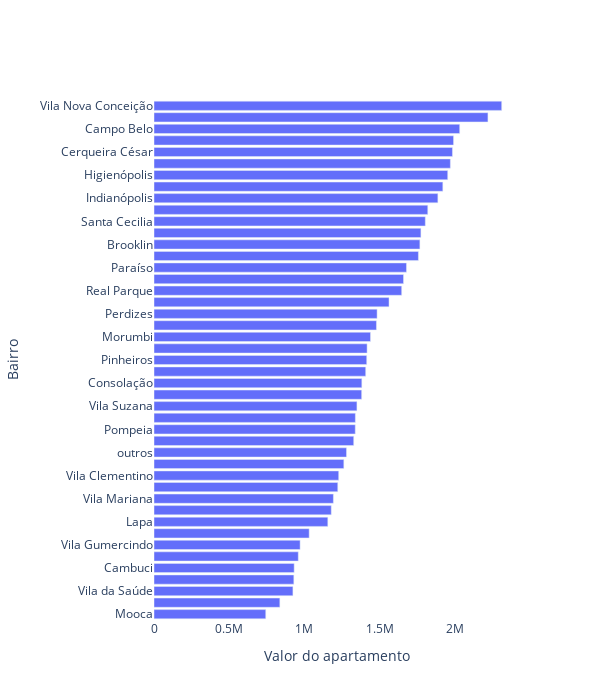
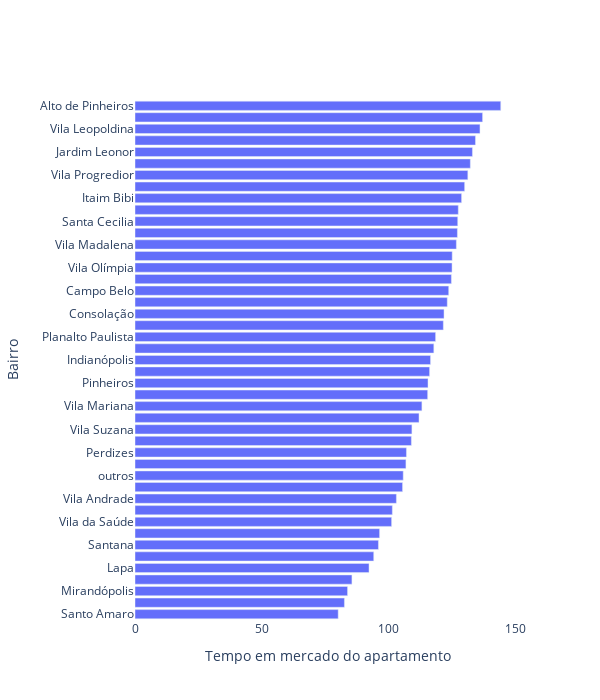

Notebook source saved alongside these figures, in order:
### Code cell
import plotly.graph_objects as go
from plotly.subplots import make_subplots
listing_count_media = listing_count_media.sort_values(by='value_bairro_categ')
x = listing_count_media['bairro_categ']
y = listing_count_media['value_bairro_categ']
y_error = listing_count_media['value_std_bairro_categ']
#y_lower = useful_area['value'] - useful_area['std_value']/2
y2 = listing_count_media['count_bairro_categ']

# Create figure with secondary y-axis
fig = go.Figure()

fig.add_trace(go.Bar(
    y=x,
    x=y,
    name='SF Zoo',
    orientation='h'))
# Set x-axis title
fig.update_xaxes(title_text="Valor do apartamento")

# Set y-axes titles
fig.update_yaxes(title_text="Bairro")
fig.update_layout(paper_bgcolor='rgba(0,0,0,0)',
    plot_bgcolor='rgba(0,0,0,0)',
                 width = 600, height = 700)
fig.write_image("fig_5_bairros_preco.png")

fig.show()

import plotly.graph_objects as go
from plotly.subplots import make_subplots
listing_count_media = listing_count_media.sort_values(by='time_on_market_bairro_categ')
x = listing_count_media['bairro_categ']
y = listing_count_media['time_on_market_bairro_categ']
y_error = listing_count_media['value_std_bairro_categ']
#y_lower = useful_area['value'] - useful_area['std_value']/2
y2 = listing_count_media['count_bairro_categ']

# Create figure with secondary y-axis
fig = go.Figure()

fig.add_trace(go.Bar(
    y=x,
    x=y,
    name='SF Zoo',
    orientation='h'))
# Set x-axis title
fig.update_xaxes(title_text="Tempo em mercado do apartamento")

# Set y-axes titles
fig.update_yaxes(title_text="Bairro")
fig.update_layout(paper_bgcolor='rgba(0,0,0,0)',
    plot_bgcolor='rgba(0,0,0,0)',
                 width = 600, height = 700)
fig.write_image("fig_6_bairros_time.png")

fig.show()

#https://towardsdatascience.com/piecewise-linear-regression-model-what-is-it-and-when-can-we-use-it-93286cfee452
#https://towardsdatascience.com/piecewise-linear-regression-model-what-is-it-and-when-can-we-use-it-93286cfee452

### Figure 1 — Plotly figure (JSON) as saved in the notebook; plotly's stock layout.template omitted (floating-point values rounded to 4 significant figures)
{"data": [{"name": "SF Zoo", "orientation": "h", "type": "bar", "x": [743000.0, 836700.0, 923600.0, 929700.0, 931900.0, 959100.0, 971500.0, 1032000.0, 1156000.0, 1179000.0, 1193000.0, 1222000.0, 1228000.0, 1262000.0, 1280000.0, 1328000.0, 1338000.0, 1339000.0, 1349000.0, 1381000.0, 1382000.0, 1407000.0, 1414000.0, 1417000.0, 1439000.0, 1479000.0, 1483000.0, 1563000.0, 1647000.0, 1659000.0, 1679000.0, 1758000.0, 1768000.0, 1774000.0, 1804000.0, 1820000.0, 1887000.0, 1920000.0, 1953000.0, 1970000.0, 1984000.0, 1992000.0, 2032000.0, 2220000.0, 2312000.0], "y": [" Mooca", " Mirandópolis", " Vila da Saúde", " Ipiranga", " Cambuci", " Liberdade", " Vila Gumercindo", " Santana", " Lapa", " Santo Amaro", " Vila Mariana", " Bela Vista", " Vila Clementino", " Jardim Leonor", "outros", " Aclimação", " Pompeia", " Vila Olímpia", " Vila Suzana", " Vila Progredior", " Consolação", " Vila Andrade", " Pinheiros", " Sumarezinho", " Morumbi", " Vila Leopoldina", " Perdizes", " Alto da Lapa", " Real Parque", " Cidade Monções", " Paraíso", " Jardim Vila Mariana", " Brooklin", " Itaim Bibi", " Santa Cecilia", " Moema", " Indianópolis", " Jardim Paulista", " Higienópolis", " Planalto Paulista", " Cerqueira César", " Vila Madalena", " Campo Belo", " Alto de Pinheiros", " Vila Nova Conceição"]}], "layout": {"height": 700, "paper_bgcolor": "rgba(0,0,0,0)", "plot_bgcolor": "rgba(0,0,0,0)", "width": 600, "xaxis": {"title": {"text": "Valor do apartamento"}}, "yaxis": {"title": {"text": "Bairro"}}}}

### Figure 2 — Plotly figure (JSON) as saved in the notebook; plotly's stock layout.template omitted (floating-point values rounded to 4 significant figures)
{"data": [{"name": "SF Zoo", "orientation": "h", "type": "bar", "x": [80.12, 82.58, 83.81, 85.54, 92.27, 94.13, 95.99, 96.44, 101.2, 101.5, 103.1, 105.5, 105.8, 106.8, 107.0, 109.0, 109.2, 112.0, 113.1, 115.4, 115.5, 116.2, 116.5, 117.8, 118.5, 121.6, 121.8, 123.1, 123.7, 124.8, 125.0, 125.1, 126.7, 127.1, 127.3, 127.5, 128.8, 130.0, 131.2, 132.2, 133.1, 134.3, 136.0, 137.0, 144.2], "y": [" Santo Amaro", " Mooca", " Mirandópolis", " Morumbi", " Lapa", " Real Parque", " Santana", " Alto da Lapa", " Vila da Saúde", " Vila Gumercindo", " Vila Andrade", " Aclimação", "outros", " Vila Clementino", " Perdizes", " Sumarezinho", " Vila Suzana", " Ipiranga", " Vila Mariana", " Higienópolis", " Pinheiros", " Bela Vista", " Indianópolis", " Brooklin", " Planalto Paulista", " Cambuci", " Consolação", " Paraíso", " Campo Belo", " Liberdade", " Vila Olímpia", " Cidade Monções", " Vila Madalena", " Jardim Vila Mariana", " Santa Cecilia", " Jardim Paulista", " Itaim Bibi", " Pompeia", " Vila Progredior", " Moema", " Jardim Leonor", " Cerqueira César", " Vila Leopoldina", " Vila Nova Conceição", " Alto de Pinheiros"]}], "layout": {"height": 700, "paper_bgcolor": "rgba(0,0,0,0)", "plot_bgcolor": "rgba(0,0,0,0)", "width": 600, "xaxis": {"title": {"text": "Tempo em mercado do apartamento"}}, "yaxis": {"title": {"text": "Bairro"}}}}
